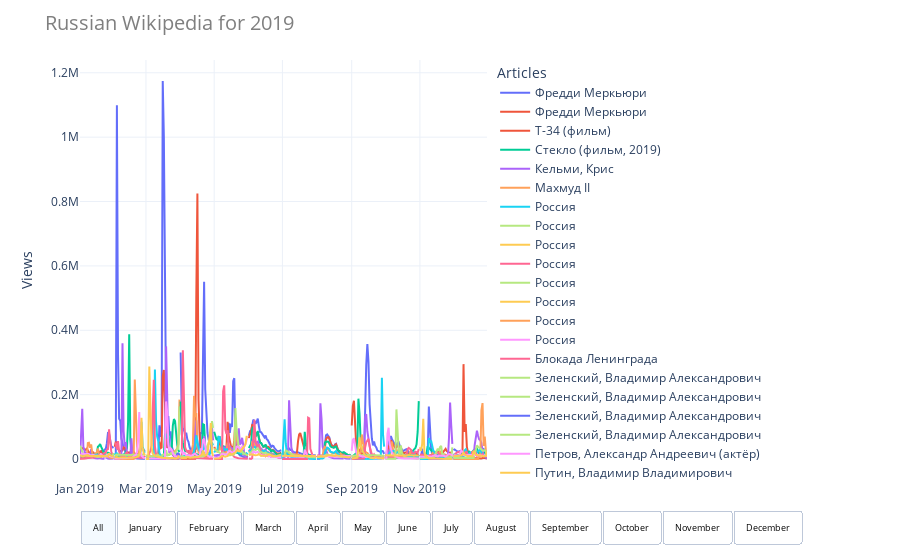

Source (notebook cell):
### Code cell
wiki_visual.lang_plot(wiki_ru.get_df(), 'total', 'Russian')
